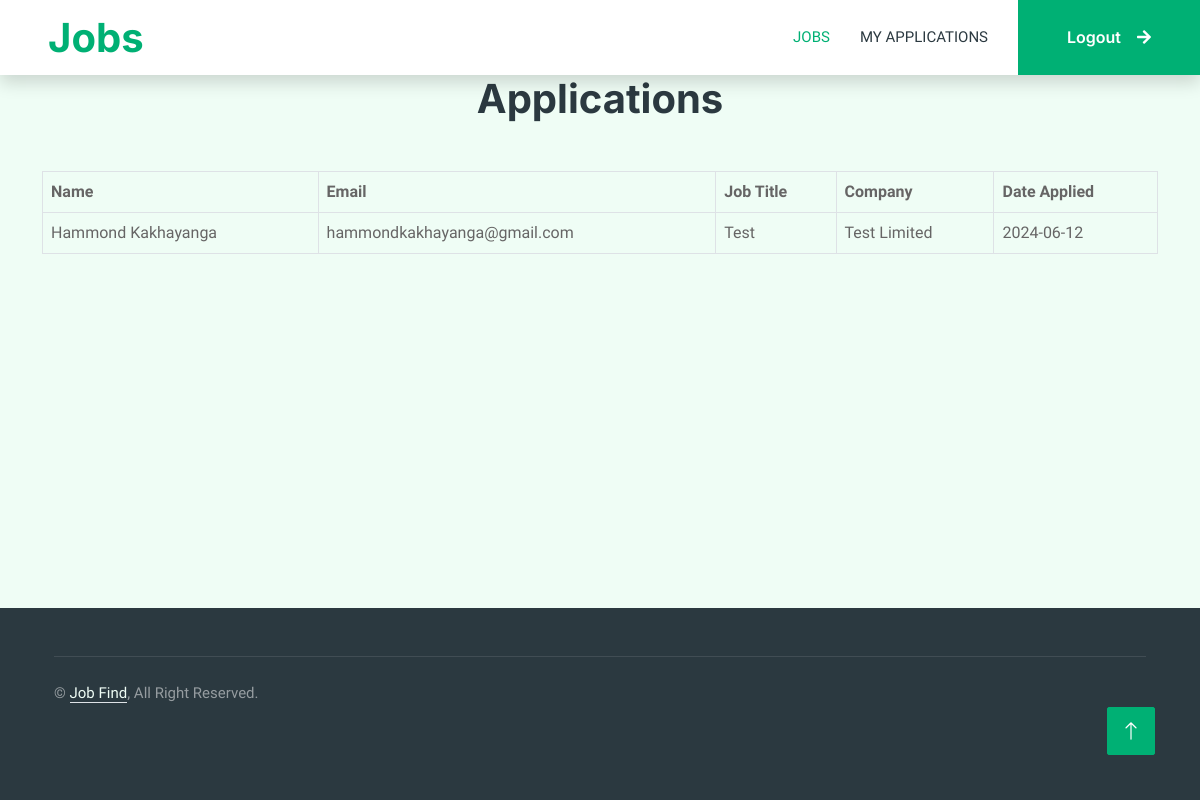
Page /applications (signed in) on the earlier database version.
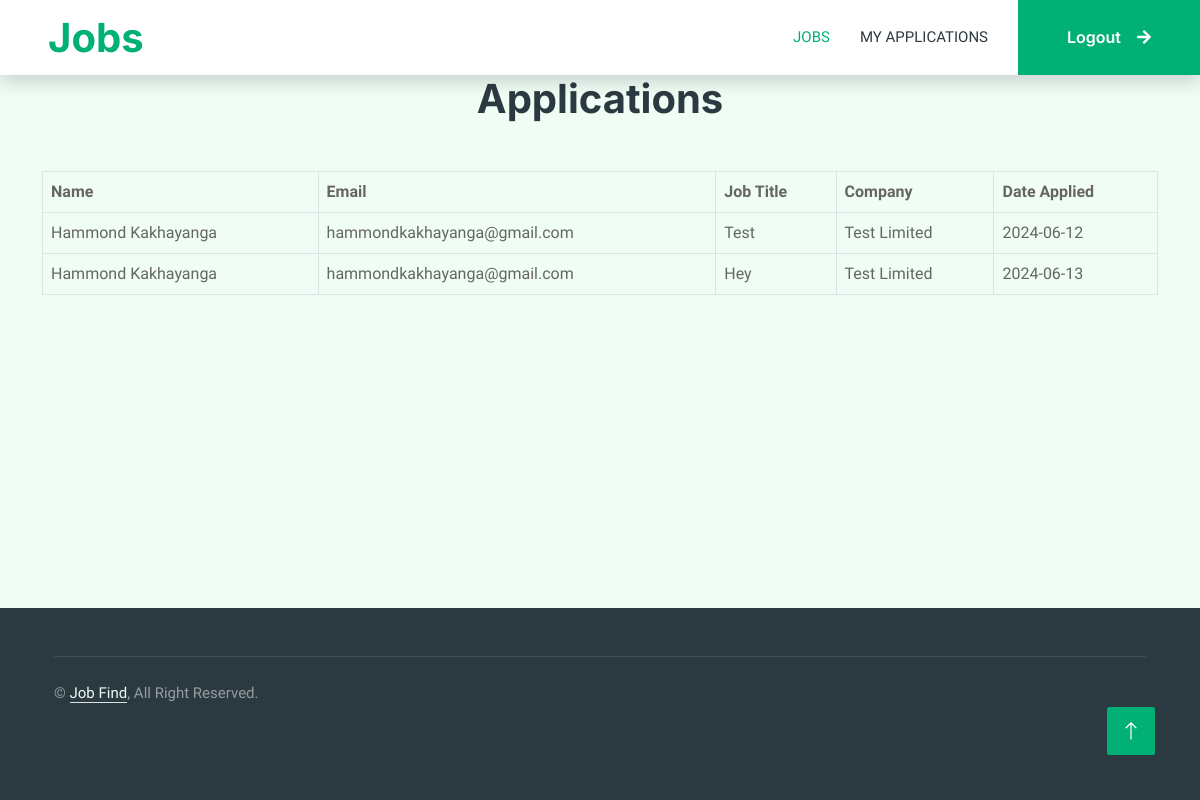
Same page on the later database version.
### app.py (models this page shows, shortened)
class Application(db.Model):
    id = db.Column(db.Integer, primary_key=True)
    name = db.Column(db.String(100), nullable=False)
    email = db.Column(db.String(120), nullable=False)
    portfolio = db.Column(db.String(200), nullable=True)
    resume = db.Column(db.String(200), nullable=False)
    cover_letter = db.Column(db.Text, nullable=False)
    user_id = db.Column(db.Integer, db.ForeignKey('user.id'), nullable=False)
    job_id = db.Column(db.Integer, db.ForeignKey('job.id'), nullable=False)
    date_applied = db.Column(db.DateTime, default=datetime.utcnow)
    job = relationship('Job', backref='applications')

class Job(db.Model):
    id = db.Column(db.Integer, primary_key=True)
    title = db.Column(db.String(100), nullable=False)
    description = db.Column(db.Text, nullable=False)
    date_posted = db.Column(db.DateTime, default=datetime.utcnow)
    company_id = db.Column(db.Integer, db.ForeignKey('company.id'), nullable=False)
    company = db.relationship('Company', backref=db.backref('jobs', lazy=True))
    location = db.Column(db.String(100), nullable=False)
    company_logo = db.Column(db.String(255), nullable=False)
    salary = db.Column(db.Integer, nullable=False)
    category = db.Column(db.String(50), nullable=False)

class Company(db.Model):
    id = db.Column(db.Integer, primary_key=True)
    name = db.Column(db.String(100), nullable=False)
    description = db.Column(db.Text, nullable=True)
    user_id = db.Column(db.Integer, db.ForeignKey('user.id'), nullable=False)
    user = db.relationship('User', backref=db.backref('companies', lazy=True))

### app.py (the view)
@app.route('/applications')
def applications():
    if current_user.is_authenticated:
        applications = Application.query.filter_by(user_id=current_user.id).options(joinedload(Application.job)).all()
        return render_template('applications.html', applications=applications)
    else:
        return render_template('login.html')

### app.py (called while the page is built)
@login_manager.user_loader
def load_user(user_id):
    return User.query.get(int(user_id))

### templates/applications.html (shortened to what this page needs)
{% extends "base.html" %}
{% block body %}
<nav class="navbar navbar-expand-lg bg-white navbar-light shadow sticky-top p-0">
    <a href="{{ url_for('home') }}" class="navbar-brand d-flex align-items-center text-center py-0 px-4 px-lg-5">
        <h1 class="m-0 text-primary">Jobs</h1>
    </a>
    <div class="collapse navbar-collapse" id="navbarCollapse">
        <div class="navbar-nav ms-auto p-4 p-lg-0">
            <a href="{{ url_for('job_list') }}" class="nav-item nav-link active">Jobs</a>
            <a href="{{ url_for('applications') }}" class="nav-item nav-link">My Applications</a>
        </div>
        <a href="{{ url_for('logout') }}" class="btn btn-primary rounded-0 py-4 px-lg-5 d-none d-lg-block">Logout<i class="fa fa-arrow-right ms-3"></i></a>
    </div>
</nav>
<div class="container">
    <h1 class="text-center mb-5">Applications</h1>
    {% if applications %}
    <div class="table-responsive">
        <table class="table table-bordered">
            <thead>
                <tr>
                    <th>Name</th>
                    <th>Email</th>
                    <th>Job Title</th>
                    <th>Company</th>
                    <th>Date Applied</th>
                </tr>
            </thead>
            <tbody>
                {% for application in applications %}
                <tr>
                    <td>{{ application.name }}</td>
                    <td>{{ application.email }}</td>
                    <td>{{ application.job.title }}</td>
                    <td>{{ application.job.company.name }}</td>
                    <td>{{ application.date_applied.strftime('%Y-%m-%d') }}</td>
                </tr>
                {% endfor %}
            </tbody>
        </table>
    </div>
    {% else %}
    <p class="text-center">No applications available.</p>
    {% endif %}
</div>
{% endblock %}

### templates/base.html (shortened to what this page needs)
<!DOCTYPE html>
<html lang="en">
<head>
    <link href="https://cdnjs.cloudflare.com/ajax/libs/font-awesome/5.10.0/css/all.min.css" rel="stylesheet">
    <link href="https://cdn.jsdelivr.net/npm/bootstrap-icons@1.4.1/font/bootstrap-icons.css" rel="stylesheet">
    <link href="{{ url_for('static', filename='lib/animate/animate.min.css') }}" rel="stylesheet">
    <link href="{{ url_for('static', filename='lib/owlcarousel/assets/owl.carousel.min.css') }}" rel="stylesheet">
    <link href="{{ url_for('static', filename='css/bootstrap.min.css') }}" rel="stylesheet">
    <link href="{{ url_for('static', filename='css/style.css') }}" rel="stylesheet">
</head>
<body>
    {% block body %}{% endblock %}
    <div class="container-fluid bg-dark text-white-50 footer pt-5 mt-5 wow fadeIn" data-wow-delay="0.1s" style="position: fixed; bottom: 0px">
        <div class="container py-5">
            <div class="container">
                <div class="copyright">
                    <div class="row">
                        <div class="col-md-6 text-center text-md-start mb-3 mb-md-0">
                            &copy; <a class="border-bottom" href="#">Job Find</a>, All Right Reserved.
                        </div>
                    </div>
                </div>
            </div>
        </div>
        <a href="#" class="btn btn-lg btn-primary btn-lg-square back-to-top"><i class="bi bi-arrow-up"></i></a>
    </div>
</body>
</html>

### static/css/style.css (style rules this page uses)
:root { --primary: #00B074; --secondary: #2B9BFF; --light: #EFFDF5; --dark: #2B3940; }
.back-to-top { position: fixed; display: none; right: 45px; bottom: 45px; z-index: 99; }
.btn { font-family: 'Inter', sans-serif; font-weight: 600; transition: .5s; }
.btn.btn-primary, .btn.btn-secondary { color: #FFFFFF; }
.btn-lg-square { width: 48px; height: 48px; }
.btn-square, .btn-sm-square, .btn-lg-square { padding: 0; display: flex; align-items: center; justify-content: center; font-weight: normal; border-radius: 2px; }
.navbar-dark .navbar-nav .nav-link, .navbar-light .navbar-nav .nav-link { margin-right: 30px; padding: 25px 0; color: #FFFFFF; font-size: 15px; text-transform: uppercase; outline: none; }
.navbar-dark .navbar-nav .nav-link:hover, .navbar-dark .navbar-nav .nav-link.active, .navbar-light .navbar-nav .nav-link:hover, .navbar-light .navbar-nav .nav-link.active { color: var(--primary); }
.navbar-light .navbar-brand, .navbar-light a.btn { height: 75px; }
.navbar-light .navbar-nav .nav-link { color: var(--dark); font-weight: 500; }
.navbar-light.sticky-top { top: -100px; transition: .5s; }
.footer .copyright { padding: 25px 0; font-size: 15px; border-top: 1px solid rgba(256, 256, 256, .1); }
.footer .copyright a { color: var(--light); }

### templates/base.html (style rules this page uses)
html, body { height: 100%; margin: 0; }
.container-fluid { display: flex; flex-direction: column; min-height: 100vh; }
.footer { position: fixed; top: 70%; bottom: 0; left: 0; width: 100%; height: 50px; background-color: #333; color: #fff; text-align: center; padding: 10px 0; }

Differences in the rows shown:
added Application: name "Hammond Kakhayanga", email "hammondkakhayanga@gmail.com", job "Hey", job.company.name "Test Limited", date_applied "2024-06-13"
